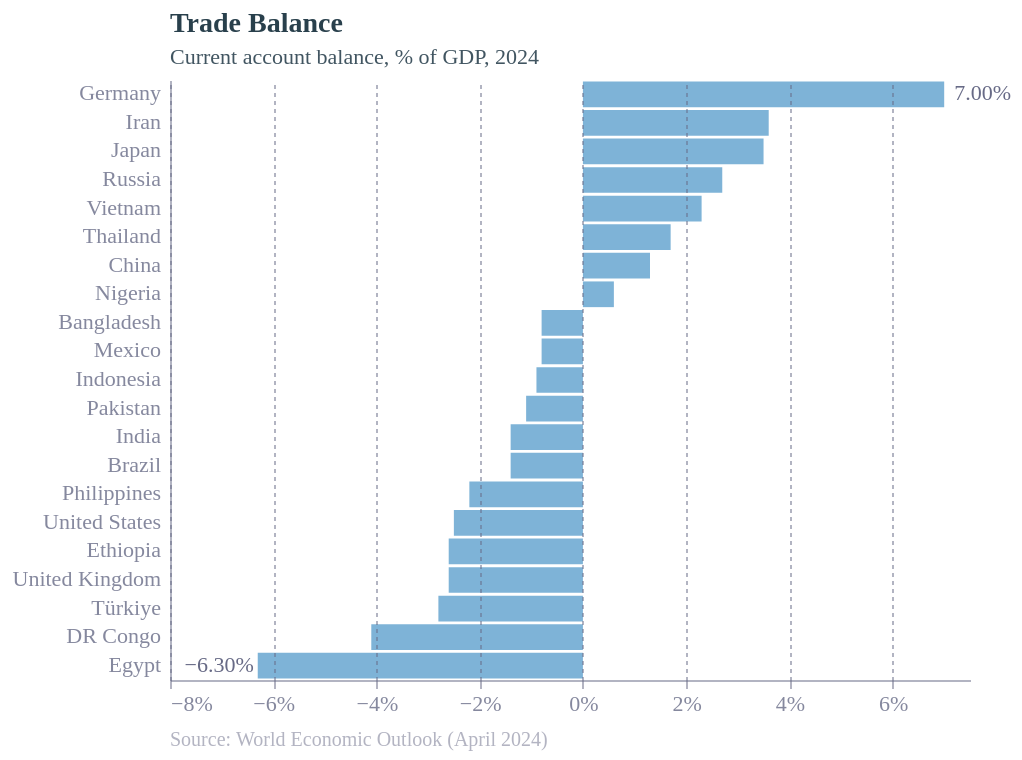

Source (Vega-Lite JSON):
### Vega-Lite specification from a JSON file in a GitHub repository (floating-point values rounded to 4 significant figures)
{"config": {"font": "Circular Std", "text": {"color": "#676A86", "align": "left", "baseline": "middle", "dx": 7, "dy": 0, "fontSize": 11}, "view": {"stroke": null, "continuousWidth": 400, "continuousHeight": 300, "discreteWidth": 400, "discreteHeight": 300}, "bar": {"color": "#179fdb"}, "line": {"color": "#e6224b"}, "rule": {"color": "#676A86"}, "point": {"filled": true, "size": 80, "color": "#e6224b", "opacity": 0.95}, "geoshape": {"stroke": "white", "strokeWidth": 0.3}, "rect": {"fill": "#d6d4d4", "opacity": 0.3}, "axis": {"labelColor": "#676A86", "labelFontSize": 11, "labelFont": "Circular Std", "labelOpacity": 0.8, "tickColor": "#676A86", "tickOpacity": 0.5, "domainColor": "#676A86", "domainOpacity": 0.5, "gridColor": "#676A86", "gridDash": [2, 2], "gridOpacity": 0.5, "title": null, "titleColor": "#676A86", "titleOpacity": 0.8, "tickSize": 4}, "axisXDiscrete": {"grid": false, "labelAngle": 0, "tickCount": 10, "tickOpacity": 0.5, "title": null}, "axisYDiscrete": {"ticks": false, "labelPadding": 5}, "axisXTemporal": {"grid": false, "ticks": true}, "axisXQuantitative": {"grid": true}, "axisYQuantitative": {"gridColor": "#676A86", "gridDash": [1, 5], "gridOpacity": 0.5, "ticks": false, "labelPadding": 5, "tickCount": 8, "titleAngle": 0, "titleAlign": "left", "titleBaseline": "bottom", "titleX": 0, "titleY": -5}, "title": {"color": "#122b39E6", "subtitleColor": "#122b39CC", "font": "Circular Std", "subtitleFont": "Circular Std", "anchor": "start", "fontSize": 14, "subtitleFontSize": 11, "subtitlePadding": 4, "offset": 6, "frame": "group"}, "legend": {"titleColor": "#122b39", "title": null, "labelColor": "#122b39", "labelFontSize": 11}}, "layer": [{"data": {"name": "data-474ce3774fe5ebb57c0d11b49793a31d"}, "mark": {"type": "bar", "color": "rgb(126,179,215)"}, "encoding": {"x": {"axis": {"format": "%", "zindex": 1, "tickCount": 6}, "field": "Value", "scale": {"nice": false, "domain": [-0.08, 0.075]}, "type": "quantitative"}, "y": {"field": "Country", "sort": "-x", "type": "nominal"}}, "title": {"text": "Trade Balance", "subtitle": ["Current account balance, % of GDP, 2024"]}}, {"data": {"name": "data-d285a7403ed98ae579761d64a864032b"}, "mark": {"type": "text", "align": "left", "dx": 0, "dy": 0, "fontSize": 10, "opacity": 0.5, "text": "Source: World Economic Outlook (April 2024)"}, "encoding": {"x": {"value": 0}, "y": {"value": 330}}}, {"data": {"name": "data-474ce3774fe5ebb57c0d11b49793a31d"}, "mark": {"type": "text", "align": {"expr": "datum.Value < 0 ? \"right\" : \"left\""}, "baseline": "middle", "dx": {"expr": "datum.Value < 0 ? -2 : 5"}}, "encoding": {"opacity": {"condition": {"test": {"field": "ISO3", "oneOf": ["DEU", "EGY"]}, "value": 1}, "value": 0}, "text": {"field": "Value", "format": ".2%", "type": "nominal"}, "x": {"axis": {"format": "%", "zindex": 1, "tickCount": 6}, "field": "Value", "scale": {"nice": false, "domain": [-0.08, 0.075]}, "type": "quantitative"}, "y": {"field": "Country", "sort": "-x", "type": "nominal"}}, "title": {"text": "Trade Balance", "subtitle": ["Current account balance, % of GDP, 2024"]}}], "height": 300, "width": 400, "$schema": "https://vega.github.io/schema/vega-lite/v5.17.0.json", "datasets": {"data-474ce3774fe5ebb57c0d11b49793a31d": [{"Country": "India", "ISO3": "IND", "Year": "2024-01-01", "Value": -0.014}, {"Country": "China", "ISO3": "CHN", "Year": "2024-01-01", "Value": 0.013}, {"Country": "United States", "ISO3": "USA", "Year": "2024-01-01", "Value": -0.025}, {"Country": "Indonesia", "ISO3": "IDN", "Year": "2024-01-01", "Value": -0.009}, {"Country": "Pakistan", "ISO3": "PAK", "Year": "2024-01-01", "Value": -0.011}, {"Country": "Nigeria", "ISO3": "NGA", "Year": "2024-01-01", "Value": 0.006}, {"Country": "Brazil", "ISO3": "BRA", "Year": "2024-01-01", "Value": -0.014}, {"Country": "Bangladesh", "ISO3": "BGD", "Year": "2024-01-01", "Value": -0.008}, {"Country": "Russia", "ISO3": "RUS", "Year": "2024-01-01", "Value": 0.027}, {"Country": "Mexico", "ISO3": "MEX", "Year": "2024-01-01", "Value": -0.008}, {"Country": "Ethiopia", "ISO3": "ETH", "Year": "2024-01-01", "Value": -0.026}, {"Country": "Japan", "ISO3": "JPN", "Year": "2024-01-01", "Value": 0.035}, {"Country": "Philippines", "ISO3": "PHL", "Year": "2024-01-01", "Value": -0.022}, {"Country": "Egypt", "ISO3": "EGY", "Year": "2024-01-01", "Value": -0.063}, {"Country": "DR Congo", "ISO3": "COD", "Year": "2024-01-01", "Value": -0.041}, {"Country": "Vietnam", "ISO3": "VNM", "Year": "2024-01-01", "Value": 0.023}, {"Country": "Iran", "ISO3": "IRN", "Year": "2024-01-01", "Value": 0.036}, {"Country": "Türkiye", "ISO3": "TUR", "Year": "2024-01-01", "Value": -0.028}, {"Country": "Germany", "ISO3": "DEU", "Year": "2024-01-01", "Value": 0.07}, {"Country": "Thailand", "ISO3": "THA", "Year": "2024-01-01", "Value": 0.017}, {"Country": "United Kingdom", "ISO3": "GBR", "Year": "2024-01-01", "Value": -0.026}], "data-d285a7403ed98ae579761d64a864032b": [{"x": 0}]}}
